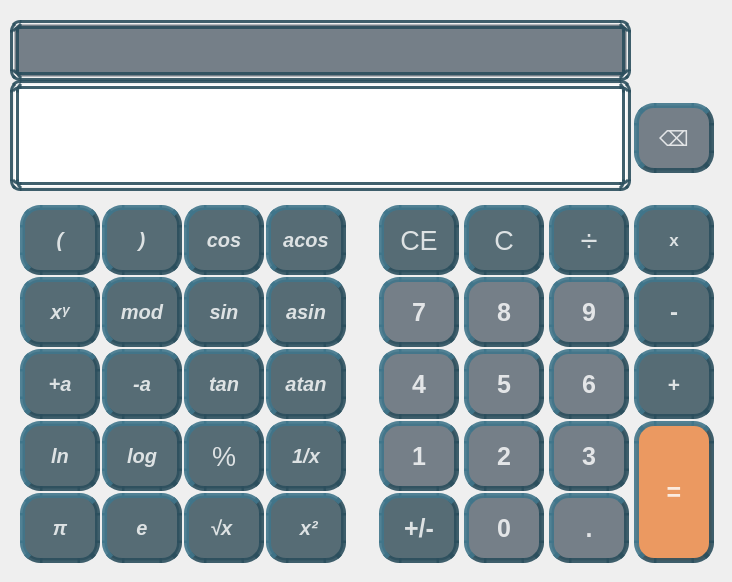
<?xml version="1.0" encoding="UTF-8"?>
<ui version="4.0">
 <class>s21_smartcalc</class>
 <widget class="QMainWindow" name="s21_smartcalc">
  <property name="geometry">
   <rect>
    <x>0</x>
    <y>0</y>
    <width>732</width>
    <height>582</height>
   </rect>
  </property>
  <property name="font">
   <font>
    <pointsize>13</pointsize>
    <italic>false</italic>
    <bold>true</bold>
    <strikeout>false</strikeout>
   </font>
  </property>
  <property name="windowTitle">
   <string>s21_smartcalc</string>
  </property>
  <widget class="QWidget" name="centralwidget">
   <widget class="QPushButton" name="push_2">
    <property name="geometry">
     <rect>
      <x>464</x>
      <y>421</y>
      <width>80</width>
      <height>70</height>
     </rect>
    </property>
    <property name="font">
     <font>
      <pointsize>-1</pointsize>
      <italic>false</italic>
      <bold>true</bold>
     </font>
    </property>
    <property name="styleSheet">
     <string notr="true"> QPushButton#push_2 {
     background-color: rgba(65, 79, 92, 0.7);
     border-style: outset;
     border-width: 5px;
     border-radius: 20px;
     border-color: rgba(42, 78, 92, 0.9); 
     font: bold 25px;
     min-width: 2em;
     padding: 1px;
	 color: rgba(255, 255, 255, 0.8);
 }
 QPushButton#push_2:pressed {
     background-color: rgb(42, 78, 92);
     border-style: inset;
 }</string>
    </property>
    <property name="text">
     <string>2</string>
    </property>
   </widget>
   <widget class="QPushButton" name="push_1">
    <property name="geometry">
     <rect>
      <x>379</x>
      <y>421</y>
      <width>80</width>
      <height>70</height>
     </rect>
    </property>
    <property name="font">
     <font>
      <pointsize>-1</pointsize>
      <italic>false</italic>
      <bold>true</bold>
     </font>
    </property>
    <property name="styleSheet">
     <string notr="true"> QPushButton#push_1 {
     background-color: rgba(65, 79, 92, 0.7);
     border-style: outset;
     border-width: 5px;
     border-radius: 20px;
     border-color: rgba(42, 78, 92, 0.9); 
     font: bold 25px;
     min-width: 2em;
     padding: 1px;
	 color: rgba(255, 255, 255, 0.8);
 }
 QPushButton#push_1:pressed {
     background-color: rgb(42, 78, 92);
     border-style: inset;
 }</string>
    </property>
    <property name="text">
     <string>1</string>
    </property>
   </widget>
   <widget class="QPushButton" name="push_3">
    <property name="geometry">
     <rect>
      <x>549</x>
      <y>421</y>
      <width>80</width>
      <height>70</height>
     </rect>
    </property>
    <property name="font">
     <font>
      <pointsize>-1</pointsize>
      <italic>false</italic>
      <bold>true</bold>
     </font>
    </property>
    <property name="styleSheet">
     <string notr="true"> QPushButton#push_3 {
     background-color: rgba(65, 79, 92, 0.7);
     border-style: outset;
     border-width: 5px;
     border-radius: 20px;
     border-color: rgba(42, 78, 92, 0.9); 
     font: bold 25px;
     min-width: 2em;
     padding: 1px;
	 color: rgba(255, 255, 255, 0.8);
 }
 QPushButton#push_3:pressed {
     background-color: rgb(42, 78, 92);
     border-style: inset;
 }</string>
    </property>
    <property name="text">
     <string>3</string>
    </property>
   </widget>
   <widget class="QPushButton" name="push_6">
    <property name="geometry">
     <rect>
      <x>549</x>
      <y>349</y>
      <width>80</width>
      <height>70</height>
     </rect>
    </property>
    <property name="font">
     <font>
      <pointsize>-1</pointsize>
      <italic>false</italic>
      <bold>true</bold>
     </font>
    </property>
    <property name="styleSheet">
     <string notr="true"> QPushButton#push_6 {
     background-color: rgba(65, 79, 92, 0.7);
     border-style: outset;
     border-width: 5px;
     border-radius: 20px;
     border-color: rgba(42, 78, 92, 0.9); 
     font: bold 25px;
     min-width: 2em;
     padding: 1px;
	 color: rgba(255, 255, 255, 0.8);
 }
 QPushButton#push_6:pressed {
     background-color: rgb(42, 78, 92);
     border-style: inset;
 }</string>
    </property>
    <property name="text">
     <string>6</string>
    </property>
   </widget>
   <widget class="QPushButton" name="push_4">
    <property name="geometry">
     <rect>
      <x>379</x>
      <y>349</y>
      <width>80</width>
      <height>70</height>
     </rect>
    </property>
    <property name="font">
     <font>
      <pointsize>-1</pointsize>
      <italic>false</italic>
      <bold>true</bold>
     </font>
    </property>
    <property name="styleSheet">
     <string notr="true"> QPushButton#push_4 {
     background-color: rgba(65, 79, 92, 0.7);
     border-style: outset;
     border-width: 5px;
     border-radius: 20px;
     border-color: rgba(42, 78, 92, 0.9); 
     font: bold 25px;
     min-width: 2em;
     padding: 1px;
	 color: rgba(255, 255, 255, 0.8);
 }
 QPushButton#push_4:pressed {
     background-color: rgb(42, 78, 92);
     border-style: inset;
 }</string>
    </property>
    <property name="text">
     <string>4</string>
    </property>
   </widget>
   <widget class="QPushButton" name="push_5">
    <property name="geometry">
     <rect>
      <x>464</x>
      <y>349</y>
      <width>80</width>
      <height>70</height>
     </rect>
    </property>
    <property name="font">
     <font>
      <pointsize>-1</pointsize>
      <italic>false</italic>
      <bold>true</bold>
     </font>
    </property>
    <property name="styleSheet">
     <string notr="true"> QPushButton#push_5 {
     background-color: rgba(65, 79, 92, 0.7);
     border-style: outset;
     border-width: 5px;
     border-radius: 20px;
     border-color: rgba(42, 78, 92, 0.9); 
     font: bold 25px;
     min-width: 2em;
     padding: 1px;
	 color: rgba(255, 255, 255, 0.8);
 }
 QPushButton#push_5:pressed {
     background-color: rgb(42, 78, 92);
     border-style: inset;
 }</string>
    </property>
    <property name="text">
     <string>5</string>
    </property>
   </widget>
   <widget class="QPushButton" name="push_9">
    <property name="geometry">
     <rect>
      <x>549</x>
      <y>277</y>
      <width>80</width>
      <height>70</height>
     </rect>
    </property>
    <property name="font">
     <font>
      <pointsize>-1</pointsize>
      <italic>false</italic>
      <bold>true</bold>
     </font>
    </property>
    <property name="styleSheet">
     <string notr="true"> QPushButton#push_9 {
     background-color: rgba(65, 79, 92, 0.7);
     border-style: outset;
     border-width: 5px;
     border-radius: 20px;
     border-color: rgba(42, 78, 92, 0.9); 
     font: bold 25px;
     min-width: 2em;
     padding: 1px;
	 color: rgba(255, 255, 255, 0.8);
 }
 QPushButton#push_9:pressed {
     background-color: rgb(42, 78, 92);
     border-style: inset;
 }</string>
    </property>
    <property name="text">
     <string>9</string>
    </property>
   </widget>
   <widget class="QPushButton" name="push_7">
    <property name="geometry">
     <rect>
      <x>379</x>
      <y>277</y>
      <width>80</width>
      <height>70</height>
     </rect>
    </property>
    <property name="font">
     <font>
      <pointsize>-1</pointsize>
      <italic>false</italic>
      <bold>true</bold>
     </font>
    </property>
    <property name="styleSheet">
     <string notr="true"> QPushButton#push_7 {
     background-color: rgba(65, 79, 92, 0.7);
     border-style: outset;
     border-width: 5px;
     border-radius: 20px;
     border-color: rgba(42, 78, 92, 0.9); 
     font: bold 25px;
     min-width: 2em;
     padding: 1px;
	 color: rgba(255, 255, 255, 0.8);
 }
 QPushButton#push_7:pressed {
     background-color: rgb(42, 78, 92);
     border-style: inset;
 }</string>
    </property>
    <property name="text">
     <string>7</string>
    </property>
   </widget>
   <widget class="QPushButton" name="push_8">
    <property name="geometry">
     <rect>
      <x>464</x>
      <y>277</y>
      <width>80</width>
      <height>70</height>
     </rect>
    </property>
    <property name="font">
     <font>
      <pointsize>-1</pointsize>
      <italic>false</italic>
      <bold>true</bold>
     </font>
    </property>
    <property name="styleSheet">
     <string notr="true"> QPushButton#push_8 {
     background-color: rgba(65, 79, 92, 0.7);
     border-style: outset;
     border-width: 5px;
     border-radius: 20px;
     border-color: rgba(42, 78, 92, 0.9); 
     font: bold 25px;
     min-width: 2em;
     padding: 1px;
	 color: rgba(255, 255, 255, 0.8);
 }
 QPushButton#push_8:pressed {
     background-color: rgb(42, 78, 92);
     border-style: inset;
 }</string>
    </property>
    <property name="text">
     <string>8</string>
    </property>
   </widget>
   <widget class="QPushButton" name="push_C">
    <property name="geometry">
     <rect>
      <x>464</x>
      <y>205</y>
      <width>80</width>
      <height>70</height>
     </rect>
    </property>
    <property name="font">
     <font>
      <pointsize>20</pointsize>
      <italic>false</italic>
      <bold>false</bold>
      <strikeout>false</strikeout>
     </font>
    </property>
    <property name="styleSheet">
     <string notr="true"> QPushButton#push_C {
     background-color: rgba(20, 52, 65, 0.7);
     border-style: outset;
     border-width: 5px;
     border-radius: 20px;
     border-color: rgba(42, 78, 92, 0.9); 
     min-width: 2em;
     padding: 1px;
	 color: rgba(255, 255, 255, 0.8);
 }
 QPushButton#push_C:pressed {
     background-color: rgb(108, 63, 0);
     border-style: inset;
 }</string>
    </property>
    <property name="text">
     <string>C</string>
    </property>
   </widget>
   <widget class="QPushButton" name="push_eq">
    <property name="geometry">
     <rect>
      <x>634</x>
      <y>421</y>
      <width>80</width>
      <height>142</height>
     </rect>
    </property>
    <property name="font">
     <font>
      <pointsize>-1</pointsize>
      <italic>false</italic>
      <bold>true</bold>
     </font>
    </property>
    <property name="styleSheet">
     <string notr="true"> QPushButton#push_eq {
     background-color: rgba(233, 116, 36, 0.7);
     border-style: outset;
     border-width: 5px;
     border-radius: 20px;
     border-color: rgba(42, 78, 92, 0.9); 
     font: bold 25px;
     min-width: 2em;
     padding: 1px;
	 color: rgba(255, 255, 255, 0.8);
 }
 QPushButton#push_eq:pressed {
     background-color: rgb(20, 52, 65);
     border-style: inset;
 }</string>
    </property>
    <property name="text">
     <string>=</string>
    </property>
   </widget>
   <widget class="QPushButton" name="push_0">
    <property name="geometry">
     <rect>
      <x>464</x>
      <y>493</y>
      <width>80</width>
      <height>70</height>
     </rect>
    </property>
    <property name="font">
     <font>
      <pointsize>-1</pointsize>
      <italic>false</italic>
      <bold>true</bold>
     </font>
    </property>
    <property name="styleSheet">
     <string notr="true"> QPushButton#push_0 {
     background-color: rgba(65, 79, 92, 0.7);
     border-style: outset;
     border-width: 5px;
     border-radius: 20px;
     border-color: rgba(42, 78, 92, 0.9); 
     font: bold 25px;
     min-width: 2em;
     padding: 1px;
	 color: rgba(255, 255, 255, 0.8);
 }
 QPushButton#push_0:pressed {
     background-color: rgb(42, 78, 92);
     border-style: inset;
 }</string>
    </property>
    <property name="text">
     <string>0</string>
    </property>
   </widget>
   <widget class="QPushButton" name="push_dot">
    <property name="geometry">
     <rect>
      <x>549</x>
      <y>493</y>
      <width>80</width>
      <height>70</height>
     </rect>
    </property>
    <property name="font">
     <font>
      <pointsize>-1</pointsize>
      <italic>false</italic>
      <bold>true</bold>
     </font>
    </property>
    <property name="styleSheet">
     <string notr="true"> QPushButton#push_dot {
     background-color: rgba(65, 79, 92, 0.7);
     border-style: outset;
     border-width: 5px;
     border-radius: 20px;
     border-color: rgba(42, 78, 92, 0.9); 
     font: bold 25px;
     min-width: 2em;
     padding: 1px;
	 color: rgba(255, 255, 255, 0.8);
 }
 QPushButton#push_dot:pressed {
     background-color: rgb(42, 78, 92);
     border-style: inset;
 }</string>
    </property>
    <property name="text">
     <string>.</string>
    </property>
   </widget>
   <widget class="QPushButton" name="push_sum">
    <property name="geometry">
     <rect>
      <x>634</x>
      <y>349</y>
      <width>80</width>
      <height>70</height>
     </rect>
    </property>
    <property name="font">
     <font>
      <pointsize>16</pointsize>
      <italic>false</italic>
      <bold>true</bold>
      <strikeout>false</strikeout>
     </font>
    </property>
    <property name="styleSheet">
     <string notr="true"> QPushButton#push_sum {
     background-color: rgba(20, 52, 65, 0.7);
     border-style: outset;
     border-width: 5px;
     border-radius: 20px;
     border-color: rgba(42, 78, 92, 0.9); 
     min-width: 2em;
     padding: 1px;
	 color: rgba(255, 255, 255, 0.8);
 }
 QPushButton#push_sum:pressed {
     background-color: rgb(108, 63, 0);
     border-style: inset;
 }</string>
    </property>
    <property name="text">
     <string>+</string>
    </property>
   </widget>
   <widget class="QPushButton" name="push_sub">
    <property name="geometry">
     <rect>
      <x>634</x>
      <y>277</y>
      <width>80</width>
      <height>70</height>
     </rect>
    </property>
    <property name="font">
     <font>
      <pointsize>18</pointsize>
      <italic>false</italic>
      <bold>true</bold>
      <strikeout>false</strikeout>
     </font>
    </property>
    <property name="styleSheet">
     <string notr="true"> QPushButton#push_sub {
     background-color: rgba(20, 52, 65, 0.7);
     border-style: outset;
     border-width: 5px;
     border-radius: 20px;
     border-color: rgba(42, 78, 92, 0.9); 
     min-width: 2em;
     padding: 1px;
	 color: rgba(255, 255, 255, 0.8);
 }
 QPushButton#push_sub:pressed {
     background-color: rgb(108, 63, 0);
     border-style: inset;
 }</string>
    </property>
    <property name="text">
     <string>-</string>
    </property>
   </widget>
   <widget class="QPushButton" name="push_mult">
    <property name="geometry">
     <rect>
      <x>634</x>
      <y>205</y>
      <width>80</width>
      <height>70</height>
     </rect>
    </property>
    <property name="font">
     <font>
      <pointsize>13</pointsize>
      <italic>false</italic>
      <bold>true</bold>
      <strikeout>false</strikeout>
     </font>
    </property>
    <property name="styleSheet">
     <string notr="true"> QPushButton#push_mult {
     background-color: rgba(20, 52, 65, 0.7);
     border-style: outset;
     border-width: 5px;
     border-radius: 20px;
     border-color: rgba(42, 78, 92, 0.9); 
     min-width: 2em;
     padding: 1px;
	 color: rgba(255, 255, 255, 0.8);
 }
 QPushButton#push_mult:pressed {
     background-color: rgb(108, 63, 0);
     border-style: inset;
 }</string>
    </property>
    <property name="text">
     <string>x</string>
    </property>
   </widget>
   <widget class="QPushButton" name="push_div">
    <property name="geometry">
     <rect>
      <x>549</x>
      <y>205</y>
      <width>80</width>
      <height>70</height>
     </rect>
    </property>
    <property name="font">
     <font>
      <pointsize>23</pointsize>
      <italic>false</italic>
      <bold>false</bold>
      <strikeout>false</strikeout>
     </font>
    </property>
    <property name="styleSheet">
     <string notr="true"> QPushButton#push_div {
     background-color: rgba(20, 52, 65, 0.7);
     border-style: outset;
     border-width: 5px;
     border-radius: 20px;
     border-color: rgba(42, 78, 92, 0.9); 
     min-width: 2em;
     padding: 1px;
	 color: rgba(255, 255, 255, 0.8);
 }
 QPushButton#push_div:pressed {
     background-color: rgb(108, 63, 0);
     border-style: inset;
 }</string>
    </property>
    <property name="text">
     <string>÷</string>
    </property>
   </widget>
   <widget class="QPushButton" name="push_erase">
    <property name="geometry">
     <rect>
      <x>634</x>
      <y>103</y>
      <width>80</width>
      <height>70</height>
     </rect>
    </property>
    <property name="font">
     <font>
      <pointsize>16</pointsize>
      <italic>false</italic>
      <bold>false</bold>
      <underline>false</underline>
      <strikeout>false</strikeout>
     </font>
    </property>
    <property name="styleSheet">
     <string notr="true"> QPushButton#push_erase {
     background-color: rgba(65, 79, 92, 0.7);
     border-style: outset;
     border-width: 5px;
     border-radius: 20px;
     border-color: rgba(42, 78, 92, 0.9); 
     min-width: 2em;
     padding: 1px;
	 color: rgba(255, 255, 255, 0.8);
 }
 QPushButton#push_erase:pressed {
     background-color: rgb(42, 78, 92);
     border-style: inset;
 }</string>
    </property>
    <property name="text">
     <string>⌫</string>
    </property>
   </widget>
   <widget class="QPushButton" name="push_perc">
    <property name="geometry">
     <rect>
      <x>184</x>
      <y>421</y>
      <width>80</width>
      <height>70</height>
     </rect>
    </property>
    <property name="font">
     <font>
      <pointsize>20</pointsize>
      <italic>false</italic>
      <bold>false</bold>
      <strikeout>false</strikeout>
     </font>
    </property>
    <property name="styleSheet">
     <string notr="true"> QPushButton#push_perc {
     background-color: rgba(20, 52, 65, 0.7);
     border-style: outset;
     border-width: 5px;
     border-radius: 20px;
     border-color: rgba(42, 78, 92, 0.9); 
     min-width: 2em;
     padding: 1px;
	 color: rgba(255, 255, 255, 0.8);
 }
 QPushButton#push_perc:pressed {
     background-color: rgb(108, 63, 0);
     border-style: inset;
 }</string>
    </property>
    <property name="text">
     <string>%</string>
    </property>
   </widget>
   <widget class="QPushButton" name="push_CE">
    <property name="geometry">
     <rect>
      <x>379</x>
      <y>205</y>
      <width>80</width>
      <height>70</height>
     </rect>
    </property>
    <property name="font">
     <font>
      <pointsize>20</pointsize>
      <italic>false</italic>
      <bold>false</bold>
      <strikeout>false</strikeout>
     </font>
    </property>
    <property name="styleSheet">
     <string notr="true"> QPushButton#push_CE {
     background-color: rgba(20, 52, 65, 0.7);
     border-style: outset;
     border-width: 5px;
     border-radius: 20px;
     border-color: rgba(42, 78, 92, 0.9); 
     min-width: 2em;
     padding: 1px;
	 color: rgba(255, 255, 255, 0.8);
 }
 QPushButton#push_CE:pressed {
     background-color: rgb(108, 63, 0);
     border-style: inset;
 }</string>
    </property>
    <property name="text">
     <string>CE</string>
    </property>
   </widget>
   <widget class="QPushButton" name="push_sqrt">
    <property name="geometry">
     <rect>
      <x>184</x>
      <y>493</y>
      <width>80</width>
      <height>70</height>
     </rect>
    </property>
    <property name="font">
     <font>
      <pointsize>15</pointsize>
      <italic>true</italic>
      <bold>true</bold>
      <strikeout>false</strikeout>
     </font>
    </property>
    <property name="styleSheet">
     <string notr="true"> QPushButton#push_sqrt {
     background-color: rgba(20, 52, 65, 0.7);
     border-style: outset;
     border-width: 5px;
     border-radius: 20px;
     border-color: rgba(42, 78, 92, 0.9); 
     min-width: 2em;
     padding: 1px;
	 color: rgba(255, 255, 255, 0.8);
 }
 QPushButton#push_sqrt:pressed {
     background-color: rgb(108, 63, 0);
     border-style: inset;
 }</string>
    </property>
    <property name="text">
     <string>√x </string>
    </property>
   </widget>
   <widget class="QPushButton" name="push_square">
    <property name="geometry">
     <rect>
      <x>266</x>
      <y>493</y>
      <width>80</width>
      <height>70</height>
     </rect>
    </property>
    <property name="font">
     <font>
      <pointsize>15</pointsize>
      <italic>true</italic>
      <bold>true</bold>
      <strikeout>false</strikeout>
     </font>
    </property>
    <property name="styleSheet">
     <string notr="true"> QPushButton#push_square {
     background-color: rgba(20, 52, 65, 0.7);
     border-style: outset;
     border-width: 5px;
     border-radius: 20px;
     border-color: rgba(42, 78, 92, 0.9); 
     min-width: 2em;
     padding: 1px;
	 color: rgba(255, 255, 255, 0.8);
 }
 QPushButton#push_square:pressed {
     background-color: rgb(108, 63, 0);
     border-style: inset;
 }</string>
    </property>
    <property name="text">
     <string> x²</string>
    </property>
   </widget>
   <widget class="QPushButton" name="push_inverse">
    <property name="geometry">
     <rect>
      <x>266</x>
      <y>421</y>
      <width>80</width>
      <height>70</height>
     </rect>
    </property>
    <property name="font">
     <font>
      <pointsize>15</pointsize>
      <italic>true</italic>
      <bold>true</bold>
      <strikeout>false</strikeout>
     </font>
    </property>
    <property name="styleSheet">
     <string notr="true"> QPushButton#push_inverse {
     background-color: rgba(20, 52, 65, 0.7);
     border-style: outset;
     border-width: 5px;
     border-radius: 20px;
     border-color: rgba(42, 78, 92, 0.9); 
     min-width: 2em;
     padding: 1px;
	 color: rgba(255, 255, 255, 0.8);
 }
 QPushButton#push_inverse:pressed {
     background-color: rgb(108, 63, 0);
     border-style: inset;
 }</string>
    </property>
    <property name="text">
     <string>1/x</string>
    </property>
   </widget>
   <widget class="QPushButton" name="push_acos">
    <property name="geometry">
     <rect>
      <x>266</x>
      <y>205</y>
      <width>80</width>
      <height>70</height>
     </rect>
    </property>
    <property name="font">
     <font>
      <pointsize>15</pointsize>
      <italic>true</italic>
      <bold>true</bold>
      <strikeout>false</strikeout>
     </font>
    </property>
    <property name="styleSheet">
     <string notr="true"> QPushButton#push_acos {
     background-color: rgba(20, 52, 65, 0.7);
     border-style: outset;
     border-width: 5px;
     border-radius: 20px;
     border-color: rgba(42, 78, 92, 0.9); 
     min-width: 2em;
     padding: 1px;
	 color: rgba(255, 255, 255, 0.8);
 }
 QPushButton#push_acos:pressed {
     background-color: rgb(108, 63, 0);
     border-style: inset;
 }</string>
    </property>
    <property name="text">
     <string>acos</string>
    </property>
   </widget>
   <widget class="QPushButton" name="push_sin">
    <property name="geometry">
     <rect>
      <x>184</x>
      <y>277</y>
      <width>80</width>
      <height>70</height>
     </rect>
    </property>
    <property name="font">
     <font>
      <pointsize>15</pointsize>
      <italic>true</italic>
      <bold>true</bold>
      <strikeout>false</strikeout>
     </font>
    </property>
    <property name="styleSheet">
     <string notr="true"> QPushButton#push_sin {
     background-color: rgba(20, 52, 65, 0.7);
     border-style: outset;
     border-width: 5px;
     border-radius: 20px;
     border-color: rgba(42, 78, 92, 0.9); 
     min-width: 2em;
     padding: 1px;
	 color: rgba(255, 255, 255, 0.8);
 }
 QPushButton#push_sin:pressed {
     background-color: rgb(108, 63, 0);
     border-style: inset;
 }</string>
    </property>
    <property name="text">
     <string>sin</string>
    </property>
   </widget>
   <widget class="QPushButton" name="push_cos">
    <property name="geometry">
     <rect>
      <x>184</x>
      <y>205</y>
      <width>80</width>
      <height>70</height>
     </rect>
    </property>
    <property name="font">
     <font>
      <pointsize>15</pointsize>
      <italic>true</italic>
      <bold>true</bold>
      <strikeout>false</strikeout>
     </font>
    </property>
    <property name="styleSheet">
     <string notr="true"> QPushButton#push_cos {
     background-color: rgba(20, 52, 65, 0.7);
     border-style: outset;
     border-width: 5px;
     border-radius: 20px;
     border-color: rgba(42, 78, 92, 0.9); 
     min-width: 2em;
     padding: 1px;
	 color: rgba(255, 255, 255, 0.8);
 }
 QPushButton#push_cos:pressed {
     background-color: rgb(108, 63, 0);
     border-style: inset;
 }</string>
    </property>
    <property name="text">
     <string>cos</string>
    </property>
   </widget>
   <widget class="QPushButton" name="push_tan">
    <property name="geometry">
     <rect>
      <x>184</x>
      <y>349</y>
      <width>80</width>
      <height>70</height>
     </rect>
    </property>
    <property name="font">
     <font>
      <pointsize>15</pointsize>
      <italic>true</italic>
      <bold>true</bold>
      <strikeout>false</strikeout>
     </font>
    </property>
    <property name="styleSheet">
     <string notr="true"> QPushButton#push_tan {
     background-color: rgba(20, 52, 65, 0.7);
     border-style: outset;
     border-width: 5px;
     border-radius: 20px;
     border-color: rgba(42, 78, 92, 0.9); 
     min-width: 2em;
     padding: 1px;
	 color: rgba(255, 255, 255, 0.8);
 }
 QPushButton#push_tan:pressed {
     background-color: rgb(108, 63, 0);
     border-style: inset;
 }</string>
    </property>
    <property name="text">
     <string>tan</string>
    </property>
   </widget>
   <widget class="QPushButton" name="push_asin">
    <property name="geometry">
     <rect>
      <x>266</x>
      <y>277</y>
      <width>80</width>
      <height>70</height>
     </rect>
    </property>
    <property name="font">
     <font>
      <pointsize>15</pointsize>
      <italic>true</italic>
      <bold>true</bold>
      <strikeout>false</strikeout>
     </font>
    </property>
    <property name="styleSheet">
     <string notr="true"> QPushButton#push_asin {
     background-color: rgba(20, 52, 65, 0.7);
     border-style: outset;
     border-width: 5px;
     border-radius: 20px;
     border-color: rgba(42, 78, 92, 0.9); 
     min-width: 2em;
     padding: 1px;
	 color: rgba(255, 255, 255, 0.8);
 }
 QPushButton#push_asin:pressed {
     background-color: rgb(108, 63, 0);
     border-style: inset;
 }</string>
    </property>
    <property name="text">
     <string>asin</string>
    </property>
   </widget>
   <widget class="QPushButton" name="push_bkt1">
    <property name="geometry">
     <rect>
      <x>20</x>
      <y>205</y>
      <width>80</width>
      <height>70</height>
     </rect>
    </property>
    <property name="font">
     <font>
      <pointsize>15</pointsize>
      <italic>true</italic>
      <bold>true</bold>
      <strikeout>false</strikeout>
     </font>
    </property>
    <property name="styleSheet">
     <string notr="true"> QPushButton#push_bkt1 {
     background-color: rgba(20, 52, 65, 0.7);
     border-style: outset;
     border-width: 5px;
     border-radius: 20px;
     border-color: rgba(42, 78, 92, 0.9); 
     min-width: 2em;
     padding: 1px;
	 color: rgba(255, 255, 255, 0.8);
 }
 QPushButton#push_bkt1:pressed {
     background-color: rgb(108, 63, 0);
     border-style: inset;
 }</string>
    </property>
    <property name="text">
     <string>(</string>
    </property>
   </widget>
   <widget class="QPushButton" name="push_atan">
    <property name="geometry">
     <rect>
      <x>266</x>
      <y>349</y>
      <width>80</width>
      <height>70</height>
     </rect>
    </property>
    <property name="font">
     <font>
      <pointsize>15</pointsize>
      <italic>true</italic>
      <bold>true</bold>
      <strikeout>false</strikeout>
     </font>
    </property>
    <property name="styleSheet">
     <string notr="true"> QPushButton#push_atan {
     background-color: rgba(20, 52, 65, 0.7);
     border-style: outset;
     border-width: 5px;
     border-radius: 20px;
     border-color: rgba(42, 78, 92, 0.9); 
     min-width: 2em;
     padding: 1px;
	 color: rgba(255, 255, 255, 0.8);
 }
 QPushButton#push_atan:pressed {
     background-color: rgb(108, 63, 0);
     border-style: inset;
 }</string>
    </property>
    <property name="text">
     <string>atan</string>
    </property>
   </widget>
   <widget class="QPushButton" name="push_expon">
    <property name="geometry">
     <rect>
      <x>20</x>
      <y>277</y>
      <width>80</width>
      <height>70</height>
     </rect>
    </property>
    <property name="font">
     <font>
      <pointsize>15</pointsize>
      <italic>true</italic>
      <bold>true</bold>
      <strikeout>false</strikeout>
     </font>
    </property>
    <property name="styleSheet">
     <string notr="true"> QPushButton#push_expon {
     background-color: rgba(20, 52, 65, 0.7);
     border-style: outset;
     border-width: 5px;
     border-radius: 20px;
     border-color: rgba(42, 78, 92, 0.9); 
     min-width: 2em;
     padding: 1px;
	 color: rgba(255, 255, 255, 0.8);
 }
 QPushButton#push_expon:pressed {
     background-color: rgb(108, 63, 0);
     border-style: inset;
 }</string>
    </property>
    <property name="text">
     <string>xᵞ</string>
    </property>
   </widget>
   <widget class="QPushButton" name="push_sum_unar">
    <property name="geometry">
     <rect>
      <x>20</x>
      <y>349</y>
      <width>80</width>
      <height>70</height>
     </rect>
    </property>
    <property name="font">
     <font>
      <pointsize>15</pointsize>
      <italic>true</italic>
      <bold>true</bold>
      <strikeout>false</strikeout>
     </font>
    </property>
    <property name="styleSheet">
     <string notr="true"> QPushButton#push_sum_unar {
     background-color: rgba(20, 52, 65, 0.7);
     border-style: outset;
     border-width: 5px;
     border-radius: 20px;
     border-color: rgba(42, 78, 92, 0.9); 
     min-width: 2em;
     padding: 1px;
	 color: rgba(255, 255, 255, 0.8);
 }
 QPushButton#push_sum_unar:pressed {
     background-color: rgb(108, 63, 0);
     border-style: inset;
 }</string>
    </property>
    <property name="text">
     <string>+a</string>
    </property>
   </widget>
   <widget class="QPushButton" name="push_ln">
    <property name="geometry">
     <rect>
      <x>20</x>
      <y>421</y>
      <width>80</width>
      <height>70</height>
     </rect>
    </property>
    <property name="font">
     <font>
      <pointsize>15</pointsize>
      <italic>true</italic>
      <bold>true</bold>
      <strikeout>false</strikeout>
     </font>
    </property>
    <property name="styleSheet">
     <string notr="true"> QPushButton#push_ln {
     background-color: rgba(20, 52, 65, 0.7);
     border-style: outset;
     border-width: 5px;
     border-radius: 20px;
     border-color: rgba(42, 78, 92, 0.9); 
     min-width: 2em;
     padding: 1px;
	 color: rgba(255, 255, 255, 0.8);
 }
 QPushButton#push_ln:pressed {
     background-color: rgb(108, 63, 0);
     border-style: inset;
 }</string>
    </property>
    <property name="text">
     <string>ln</string>
    </property>
   </widget>
   <widget class="QPushButton" name="push_mod">
    <property name="geometry">
     <rect>
      <x>102</x>
      <y>277</y>
      <width>80</width>
      <height>70</height>
     </rect>
    </property>
    <property name="font">
     <font>
      <pointsize>15</pointsize>
      <italic>true</italic>
      <bold>true</bold>
      <strikeout>false</strikeout>
     </font>
    </property>
    <property name="styleSheet">
     <string notr="true"> QPushButton#push_mod {
     background-color: rgba(20, 52, 65, 0.7);
     border-style: outset;
     border-width: 5px;
     border-radius: 20px;
     border-color: rgba(42, 78, 92, 0.9); 
     min-width: 2em;
     padding: 1px;
	 color: rgba(255, 255, 255, 0.8);
 }
 QPushButton#push_mod:pressed {
     background-color: rgb(108, 63, 0);
     border-style: inset;
 }</string>
    </property>
    <property name="text">
     <string>mod</string>
    </property>
   </widget>
   <widget class="QPushButton" name="push_bkt2">
    <property name="geometry">
     <rect>
      <x>102</x>
      <y>205</y>
      <width>80</width>
      <height>70</height>
     </rect>
    </property>
    <property name="font">
     <font>
      <pointsize>15</pointsize>
      <italic>true</italic>
      <bold>true</bold>
      <strikeout>false</strikeout>
     </font>
    </property>
    <property name="styleSheet">
     <string notr="true"> QPushButton#push_bkt2 {
     background-color: rgba(20, 52, 65, 0.7);
     border-style: outset;
     border-width: 5px;
     border-radius: 20px;
     border-color: rgba(42, 78, 92, 0.9); 
     min-width: 2em;
     padding: 1px;
	 color: rgba(255, 255, 255, 0.8);
 }
 QPushButton#push_bkt2:pressed {
     background-color: rgb(108, 63, 0);
     border-style: inset;
 }</string>
    </property>
    <property name="text">
     <string>)</string>
    </property>
   </widget>
   <widget class="QPushButton" name="push_sub_unar">
    <property name="geometry">
     <rect>
      <x>102</x>
      <y>349</y>
      <width>80</width>
      <height>70</height>
     </rect>
    </property>
    <property name="font">
     <font>
      <pointsize>15</pointsize>
      <italic>true</italic>
      <bold>true</bold>
      <strikeout>false</strikeout>
     </font>
    </property>
    <property name="styleSheet">
     <string notr="true"> QPushButton#push_sub_unar {
     background-color: rgba(20, 52, 65, 0.7);
     border-style: outset;
     border-width: 5px;
     border-radius: 20px;
     border-color: rgba(42, 78, 92, 0.9); 
     min-width: 2em;
     padding: 1px;
	 color: rgba(255, 255, 255, 0.8);
 }
 QPushButton#push_sub_unar:pressed {
     background-color: rgb(108, 63, 0);
     border-style: inset;
 }</string>
    </property>
    <property name="text">
     <string>-a</string>
    </property>
   </widget>
   <widget class="QPushButton" name="push_log">
    <property name="geometry">
     <rect>
      <x>102</x>
      <y>421</y>
      <width>80</width>
      <height>70</height>
     </rect>
    </property>
    <property name="font">
     <font>
      <pointsize>15</pointsize>
      <italic>true</italic>
      <bold>true</bold>
      <strikeout>false</strikeout>
     </font>
    </property>
    <property name="styleSheet">
     <string notr="true"> QPushButton#push_log {
     background-color: rgba(20, 52, 65, 0.7);
     border-style: outset;
     border-width: 5px;
     border-radius: 20px;
     border-color: rgba(42, 78, 92, 0.9); 
     min-width: 2em;
     padding: 1px;
	 color: rgba(255, 255, 255, 0.8);
 }
 QPushButton#push_log:pressed {
     background-color: rgb(108, 63, 0);
     border-style: inset;
 }</string>
    </property>
    <property name="text">
     <string>log</string>
    </property>
   </widget>
   <widget class="QPushButton" name="push_exp">
    <property name="geometry">
     <rect>
      <x>102</x>
      <y>493</y>
      <width>80</width>
      <height>70</height>
     </rect>
    </property>
    <property name="font">
     <font>
      <pointsize>15</pointsize>
      <italic>true</italic>
      <bold>true</bold>
      <strikeout>false</strikeout>
     </font>
    </property>
    <property name="styleSheet">
     <string notr="true"> QPushButton#push_exp {
     background-color: rgba(20, 52, 65, 0.7);
     border-style: outset;
     border-width: 5px;
     border-radius: 20px;
     border-color: rgba(42, 78, 92, 0.9); 
     min-width: 2em;
     padding: 1px;
	 color: rgba(255, 255, 255, 0.8);
 }
 QPushButton#push_exp:pressed {
     background-color: rgb(108, 63, 0);
     border-style: inset;
 }</string>
    </property>
    <property name="text">
     <string>e</string>
    </property>
   </widget>
   <widget class="QPushButton" name="push_pi">
    <property name="geometry">
     <rect>
      <x>20</x>
      <y>493</y>
      <width>80</width>
      <height>70</height>
     </rect>
    </property>
    <property name="font">
     <font>
      <pointsize>15</pointsize>
      <italic>true</italic>
      <bold>true</bold>
      <strikeout>false</strikeout>
     </font>
    </property>
    <property name="styleSheet">
     <string notr="true"> QPushButton#push_pi {
     background-color: rgba(20, 52, 65, 0.7);
     border-style: outset;
     border-width: 5px;
     border-radius: 20px;
     border-color: rgba(42, 78, 92, 0.9); 
     min-width: 2em;
     padding: 1px;
	 color: rgba(255, 255, 255, 0.8);
 }
 QPushButton#push_pi:pressed {
     background-color: rgb(108, 63, 0);
     border-style: inset;
 }</string>
    </property>
    <property name="text">
     <string>π</string>
    </property>
   </widget>
   <widget class="QPushButton" name="push_pl_min">
    <property name="geometry">
     <rect>
      <x>379</x>
      <y>493</y>
      <width>80</width>
      <height>70</height>
     </rect>
    </property>
    <property name="font">
     <font>
      <pointsize>-1</pointsize>
      <italic>false</italic>
      <bold>true</bold>
     </font>
    </property>
    <property name="styleSheet">
     <string notr="true"> QPushButton#push_pl_min {
     background-color: rgba(20, 52, 65, 0.7);
     border-style: outset;
     border-width: 5px;
     border-radius: 20px;
     border-color: rgba(42, 78, 92, 0.9); 
     font: bold 25px;
     min-width: 2em;
     padding: 1px;
	 color: rgba(255, 255, 255, 0.8);
 }
 QPushButton#push_pl_min:pressed {
     background-color: rgb(108, 63, 0);
     border-style: inset;
 }</string>
    </property>
    <property name="text">
     <string>+/-</string>
    </property>
   </widget>
   <widget class="QLineEdit" name="resfield">
    <property name="geometry">
     <rect>
      <x>10</x>
      <y>80</y>
      <width>621</width>
      <height>111</height>
     </rect>
    </property>
    <property name="font">
     <font>
      <pointsize>30</pointsize>
      <italic>false</italic>
      <bold>false</bold>
      <strikeout>false</strikeout>
     </font>
    </property>
    <property name="styleSheet">
     <string notr="true">QLineEdit {
    border: 9px solid rgba(42, 78, 92, 0.9); 
    border-radius: 10px;
    border-style: double;
    padding: 5px;
    text-align: right;
}
</string>
    </property>
    <property name="text">
     <string/>
    </property>
   </widget>
   <widget class="QLabel" name="history">
    <property name="geometry">
     <rect>
      <x>10</x>
      <y>20</y>
      <width>621</width>
      <height>61</height>
     </rect>
    </property>
    <property name="font">
     <font>
      <pointsize>10</pointsize>
      <italic>false</italic>
      <bold>false</bold>
      <strikeout>false</strikeout>
     </font>
    </property>
    <property name="styleSheet">
     <string notr="true">QLabel {
    background-color: rgba(65, 79, 92, 0.7);
    border: 9px solid rgba(42, 78, 92, 0.9); 
    border-radius: 10px;
    border-style: double;
    padding: 5px;
    text-align: right;
}
</string>
    </property>
    <property name="text">
     <string/>
    </property>
   </widget>
  </widget>
 </widget>
 <resources/>
 <connections/>
</ui>
